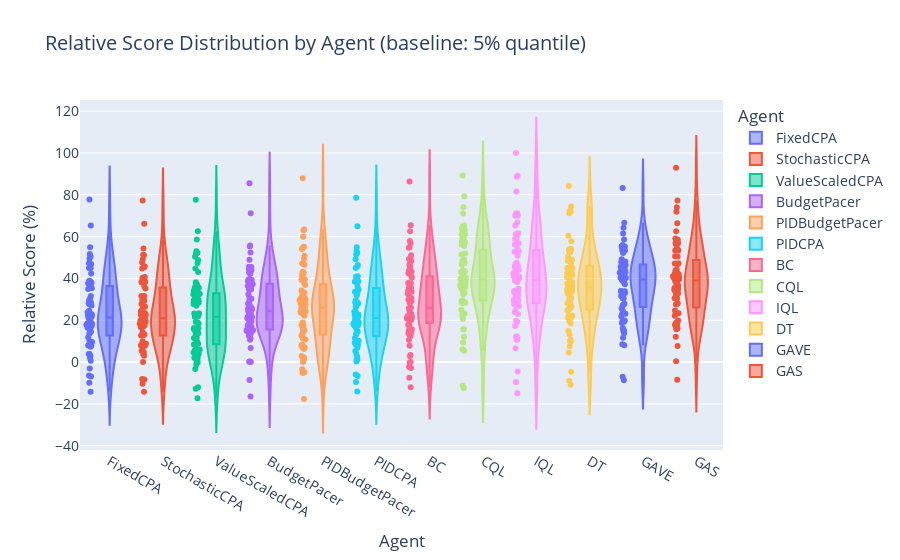
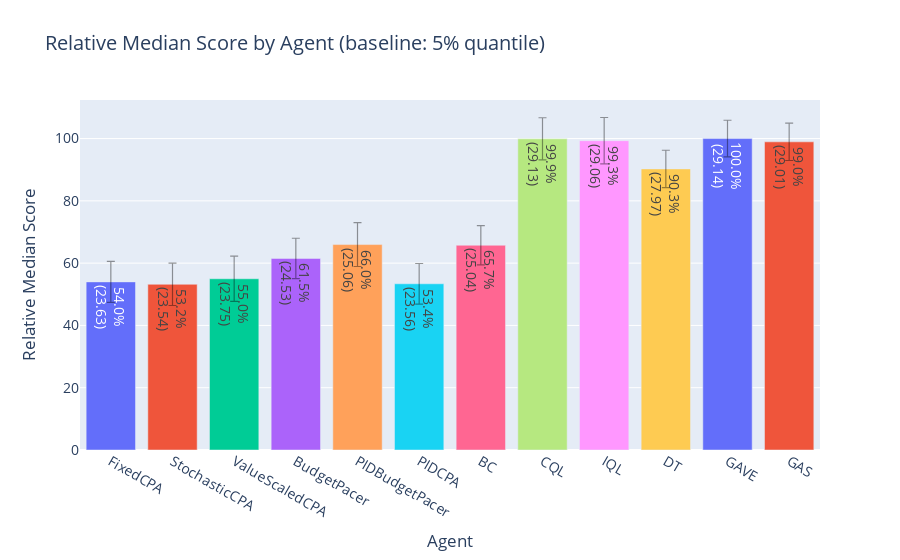

Notebook cell for these charts, in order:
### Markdown cell above
### Performance Benchmark

### Code cell
fig = plot_score_distribution_by_agent(
    df_best_per_rotation,
    agent_col="agent_name",
    score_col="mean_score",
    relative=True,
    quantile=0.05,
)
fig.show()

fig = plot_score_by_agent(
    df_best_per_rotation, 
    agent_col="agent_name",
    score_col="mean_score",
    statistic="median",
    relative=True, 
    quantile=0.05,
)
fig.show()

### Figure 1 — Plotly figure (JSON) as saved in the notebook; plotly's stock layout.template omitted (floating-point values rounded to 4 significant figures)
{"data": [{"alignmentgroup": "True", "box": {"visible": true}, "hovertemplate": "Agent=%{x}<br>Relative Score (%)=%{y}<extra></extra>", "legendgroup": "FixedCPA", "marker": {"color": "#636efa"}, "name": "FixedCPA", "offsetgroup": "FixedCPA", "orientation": "v", "points": "all", "scalegroup": "True", "showlegend": true, "type": "violin", "x": ["FixedCPA", "FixedCPA", "FixedCPA", "FixedCPA", "FixedCPA", "FixedCPA", "FixedCPA", "FixedCPA", "FixedCPA", "FixedCPA", "FixedCPA", "FixedCPA", "FixedCPA", "FixedCPA", "FixedCPA", "FixedCPA", "FixedCPA", "FixedCPA", "FixedCPA", "FixedCPA", "FixedCPA", "FixedCPA", "FixedCPA", "FixedCPA", "FixedCPA", "FixedCPA", "FixedCPA", "FixedCPA", "FixedCPA", "FixedCPA", "FixedCPA", "FixedCPA", "FixedCPA", "FixedCPA", "FixedCPA", "FixedCPA", "FixedCPA", "FixedCPA", "FixedCPA", "FixedCPA", "FixedCPA", "FixedCPA", "FixedCPA", "FixedCPA", "FixedCPA", "FixedCPA", "FixedCPA", "FixedCPA", "FixedCPA", "FixedCPA", "FixedCPA", "FixedCPA", "FixedCPA", "FixedCPA", "FixedCPA", "FixedCPA", "FixedCPA", "FixedCPA", "FixedCPA", "FixedCPA", "FixedCPA", "FixedCPA", "FixedCPA", "FixedCPA", "FixedCPA", "FixedCPA", "FixedCPA", "FixedCPA", "FixedCPA", "FixedCPA", "FixedCPA", "FixedCPA"], "x0": " ", "xaxis": "x", "y": [24.5, 22.93, 21.81, 38.88, 37.45, -6.928, 34.96, 37.57, -3.114, 21.19, 42.3, 8.116, 38.05, 38.59, 10.11, 18.97, 45.01, 7.94, 23.8, 1.919, 9.627, 47.29, 17.85, 77.73, 2.885, 3.822, 18.54, 45.01, 27.03, 49.42, 22.55, 7.323, 16.46, 65.37, 17.13, 46.85, 0.5975, 51.7, 17.1, -9.91, 27.52, 14.57, 3.879, 35.26, 30.47, -6.414, 17.19, 14.44, 7.905, 37.89, 31.59, -14.18, 28.44, 21.42, 54.91, 17.75, 13.56, 23.0, 7.925, 17.41, 38.52, 23.75, 18.62, 22.16, 11.91, 28.1, 50.54, 16.01, 29.63, 14.51, 18.93, 17.88], "y0": " ", "yaxis": "y"}, {"alignmentgroup": "True", "box": {"visible": true}, "hovertemplate": "Agent=%{x}<br>Relative Score (%)=%{y}<extra></extra>", "legendgroup": "StochasticCPA", "marker": {"color": "#EF553B"}, "name": "StochasticCPA", "offsetgroup": "StochasticCPA", "orientation": "v", "points": "all", "scalegroup": "True", "showlegend": true, "type": "violin", "x": ["StochasticCPA", "StochasticCPA", "StochasticCPA", "StochasticCPA", "StochasticCPA", "StochasticCPA", "StochasticCPA", "StochasticCPA", "StochasticCPA", "StochasticCPA", "StochasticCPA", "StochasticCPA", "StochasticCPA", "StochasticCPA", "StochasticCPA", "StochasticCPA", "StochasticCPA", "StochasticCPA", "StochasticCPA", "StochasticCPA", "StochasticCPA", "StochasticCPA", "StochasticCPA", "StochasticCPA", "StochasticCPA", "StochasticCPA", "StochasticCPA", "StochasticCPA", "StochasticCPA", "StochasticCPA", "StochasticCPA", "StochasticCPA", "StochasticCPA", "StochasticCPA", "StochasticCPA", "StochasticCPA", "StochasticCPA", "StochasticCPA", "StochasticCPA", "StochasticCPA", "StochasticCPA", "StochasticCPA", "StochasticCPA", "StochasticCPA", "StochasticCPA", "StochasticCPA", "StochasticCPA", "StochasticCPA", "StochasticCPA", "StochasticCPA", "StochasticCPA", "StochasticCPA", "StochasticCPA", "StochasticCPA", "StochasticCPA", "StochasticCPA", "StochasticCPA", "StochasticCPA", "StochasticCPA", "StochasticCPA", "StochasticCPA", "StochasticCPA", "StochasticCPA", "StochasticCPA", "StochasticCPA", "StochasticCPA", "StochasticCPA", "StochasticCPA", "StochasticCPA", "StochasticCPA", "StochasticCPA", "StochasticCPA"], "x0": " ", "xaxis": "x", "y": [25.23, 20.11, 21.87, 38.16, 38.69, -8.124, 35.22, 36.13, 0.002776, 19.29, 40.65, 9.92, 39.7, 38.59, 8.534, 20.13, 45.37, 7.913, 23.39, 3.613, 7.751, 49.08, 20.0, 77.31, 5.026, 5.369, 17.03, 45.67, 26.42, 51.06, 23.62, 7.642, 16.61, 66.19, 17.87, 44.72, 3.004, 51.27, 17.04, -10.32, 27.83, 13.14, 4.726, 29.46, 31.64, -8.307, 18.17, 12.79, 7.781, 40.36, 31.59, -14.15, 30.57, 22.64, 54.34, 17.59, 14.38, 24.23, 8.751, 20.08, 38.37, 22.52, 19.83, 23.4, 12.74, 27.66, 47.58, 12.95, 29.38, 13.41, 21.9, 18.28], "y0": " ", "yaxis": "y"}, {"alignmentgroup": "True", "box": {"visible": true}, "hovertemplate": "Agent=%{x}<br>Relative Score (%)=%{y}<extra></extra>", "legendgroup": "ValueScaledCPA", "marker": {"color": "#00cc96"}, "name": "ValueScaledCPA", "offsetgroup": "ValueScaledCPA", "orientation": "v", "points": "all", "scalegroup": "True", "showlegend": true, "type": "violin", "x": ["ValueScaledCPA", "ValueScaledCPA", "ValueScaledCPA", "ValueScaledCPA", "ValueScaledCPA", "ValueScaledCPA", "ValueScaledCPA", "ValueScaledCPA", "ValueScaledCPA", "ValueScaledCPA", "ValueScaledCPA", "ValueScaledCPA", "ValueScaledCPA", "ValueScaledCPA", "ValueScaledCPA", "ValueScaledCPA", "ValueScaledCPA", "ValueScaledCPA", "ValueScaledCPA", "ValueScaledCPA", "ValueScaledCPA", "ValueScaledCPA", "ValueScaledCPA", "ValueScaledCPA", "ValueScaledCPA", "ValueScaledCPA", "ValueScaledCPA", "ValueScaledCPA", "ValueScaledCPA", "ValueScaledCPA", "ValueScaledCPA", "ValueScaledCPA", "ValueScaledCPA", "ValueScaledCPA", "ValueScaledCPA", "ValueScaledCPA", "ValueScaledCPA", "ValueScaledCPA", "ValueScaledCPA", "ValueScaledCPA", "ValueScaledCPA", "ValueScaledCPA", "ValueScaledCPA", "ValueScaledCPA", "ValueScaledCPA", "ValueScaledCPA", "ValueScaledCPA", "ValueScaledCPA", "ValueScaledCPA", "ValueScaledCPA", "ValueScaledCPA", "ValueScaledCPA", "ValueScaledCPA", "ValueScaledCPA", "ValueScaledCPA", "ValueScaledCPA", "ValueScaledCPA", "ValueScaledCPA", "ValueScaledCPA", "ValueScaledCPA", "ValueScaledCPA", "ValueScaledCPA", "ValueScaledCPA", "ValueScaledCPA", "ValueScaledCPA", "ValueScaledCPA", "ValueScaledCPA", "ValueScaledCPA", "ValueScaledCPA", "ValueScaledCPA", "ValueScaledCPA", "ValueScaledCPA"], "x0": " ", "xaxis": "x", "y": [16.13, 32.44, 13.49, 30.58, 47.4, -0.1423, 38.13, 35.51, 5.556, -0.007982, 43.07, 8.766, 19.19, 36.74, 1.137, 21.64, 48.83, 5.967, 22.73, -1.15, 8.818, 37.13, 23.23, 77.56, 9.844, 2.154, 32.49, 51.8, 29.31, 58.57, 14.81, 2.023, 26.88, 50.39, 33.18, 44.8, -11.99, 62.59, 22.86, -12.74, 21.76, 29.64, 6.412, 34.1, 31.51, -3.274, 13.82, 27.96, 8.396, 52.34, 27.46, -17.24, 18.48, 27.76, 52.99, 3.779, 15.4, 28.44, 4.608, 16.28, 28.52, 11.02, 8.765, 35.83, 3.994, 11.77, 32.61, 15.85, 11.47, 1.827, 18.95, 23.38], "y0": " ", "yaxis": "y"}, {"alignmentgroup": "True", "box": {"visible": true}, "hovertemplate": "Agent=%{x}<br>Relative Score (%)=%{y}<extra></extra>", "legendgroup": "BudgetPacer", "marker": {"color": "#ab63fa"}, "name": "BudgetPacer", "offsetgroup": "BudgetPacer", "orientation": "v", "points": "all", "scalegroup": "True", "showlegend": true, "type": "violin", "x": ["BudgetPacer", "BudgetPacer", "BudgetPacer", "BudgetPacer", "BudgetPacer", "BudgetPacer", "BudgetPacer", "BudgetPacer", "BudgetPacer", "BudgetPacer", "BudgetPacer", "BudgetPacer", "BudgetPacer", "BudgetPacer", "BudgetPacer", "BudgetPacer", "BudgetPacer", "BudgetPacer", "BudgetPacer", "BudgetPacer", "BudgetPacer", "BudgetPacer", "BudgetPacer", "BudgetPacer", "BudgetPacer", "BudgetPacer", "BudgetPacer", "BudgetPacer", "BudgetPacer", "BudgetPacer", "BudgetPacer", "BudgetPacer", "BudgetPacer", "BudgetPacer", "BudgetPacer", "BudgetPacer", "BudgetPacer", "BudgetPacer", "BudgetPacer", "BudgetPacer", "BudgetPacer", "BudgetPacer", "BudgetPacer", "BudgetPacer", "BudgetPacer", "BudgetPacer", "BudgetPacer", "BudgetPacer", "BudgetPacer", "BudgetPacer", "BudgetPacer", "BudgetPacer", "BudgetPacer", "BudgetPacer", "BudgetPacer", "BudgetPacer", "BudgetPacer", "BudgetPacer", "BudgetPacer", "BudgetPacer", "BudgetPacer", "BudgetPacer", "BudgetPacer", "BudgetPacer", "BudgetPacer", "BudgetPacer", "BudgetPacer", "BudgetPacer", "BudgetPacer", "BudgetPacer", "BudgetPacer", "BudgetPacer"], "x0": " ", "xaxis": "x", "y": [17.55, 39.72, 15.17, 25.28, 16.99, 0.0, 27.47, 21.66, 10.63, 16.25, 14.91, 14.97, 30.29, 45.54, 14.41, 19.45, 21.17, 11.31, 36.55, 12.63, 19.88, 39.5, 30.75, 85.55, 12.6, 6.679, 24.42, 44.77, 55.78, 71.14, 29.18, 22.81, 34.82, 48.92, 42.28, 55.22, 0.2524, 37.23, 34.75, -8.62, 17.61, 35.48, 15.86, 15.34, 43.96, 0.1138, 18.2, 27.88, 14.84, 24.56, 20.93, -16.48, 20.95, 24.13, 52.39, 13.46, 27.03, 44.21, 22.89, 37.69, 25.86, 42.78, 16.89, 38.64, 15.35, 35.62, 39.22, 25.43, 21.67, 19.1, 32.41, 45.43], "y0": " ", "yaxis": "y"}, {"alignmentgroup": "True", "box": {"visible": true}, "hovertemplate": "Agent=%{x}<br>Relative Score (%)=%{y}<extra></extra>", "legendgroup": "PIDBudgetPacer", "marker": {"color": "#FFA15A"}, "name": "PIDBudgetPacer", "offsetgroup": "PIDBudgetPacer", "orientation": "v", "points": "all", "scalegroup": "True", "showlegend": true, "type": "violin", "x": ["PIDBudgetPacer", "PIDBudgetPacer", "PIDBudgetPacer", "PIDBudgetPacer", "PIDBudgetPacer", "PIDBudgetPacer", "PIDBudgetPacer", "PIDBudgetPacer", "PIDBudgetPacer", "PIDBudgetPacer", "PIDBudgetPacer", "PIDBudgetPacer", "PIDBudgetPacer", "PIDBudgetPacer", "PIDBudgetPacer", "PIDBudgetPacer", "PIDBudgetPacer", "PIDBudgetPacer", "PIDBudgetPacer", "PIDBudgetPacer", "PIDBudgetPacer", "PIDBudgetPacer", "PIDBudgetPacer", "PIDBudgetPacer", "PIDBudgetPacer", "PIDBudgetPacer", "PIDBudgetPacer", "PIDBudgetPacer", "PIDBudgetPacer", "PIDBudgetPacer", "PIDBudgetPacer", "PIDBudgetPacer", "PIDBudgetPacer", "PIDBudgetPacer", "PIDBudgetPacer", "PIDBudgetPacer", "PIDBudgetPacer", "PIDBudgetPacer", "PIDBudgetPacer", "PIDBudgetPacer", "PIDBudgetPacer", "PIDBudgetPacer", "PIDBudgetPacer", "PIDBudgetPacer", "PIDBudgetPacer", "PIDBudgetPacer", "PIDBudgetPacer", "PIDBudgetPacer", "PIDBudgetPacer", "PIDBudgetPacer", "PIDBudgetPacer", "PIDBudgetPacer", "PIDBudgetPacer", "PIDBudgetPacer", "PIDBudgetPacer", "PIDBudgetPacer", "PIDBudgetPacer", "PIDBudgetPacer", "PIDBudgetPacer", "PIDBudgetPacer", "PIDBudgetPacer", "PIDBudgetPacer", "PIDBudgetPacer", "PIDBudgetPacer", "PIDBudgetPacer", "PIDBudgetPacer", "PIDBudgetPacer", "PIDBudgetPacer", "PIDBudgetPacer", "PIDBudgetPacer", "PIDBudgetPacer", "PIDBudgetPacer"], "x0": " ", "xaxis": "x", "y": [1.317, 41.68, 24.3, 34.2, 49.32, 2.908, 32.18, 30.3, 2.173, 8.368, 47.16, 17.59, 29.89, 37.68, 6.281, 25.72, 54.05, 17.85, 26.64, 7.099, 12.73, 42.39, 31.86, 87.86, 2.259, 1.509, 29.54, 46.57, 55.15, 63.39, 16.09, 6.835, 27.78, 54.63, 39.67, 43.18, -0.00926, 63.02, 29.25, -4.838, 30.62, 24.47, 7.823, 30.81, 42.84, -3.434, 27.8, 29.78, 13.69, 50.83, 39.34, -17.59, 23.46, 33.25, 59.98, 10.85, 16.14, 36.9, 11.36, 23.75, 25.78, 18.89, 15.05, 28.03, 14.99, 24.02, 26.29, 23.94, 22.21, -5.204, 27.85, 23.17], "y0": " ", "yaxis": "y"}, {"alignmentgroup": "True", "box": {"visible": true}, "hovertemplate": "Agent=%{x}<br>Relative Score (%)=%{y}<extra></extra>", "legendgroup": "PIDCPA", "marker": {"color": "#19d3f3"}, "name": "PIDCPA", "offsetgroup": "PIDCPA", "orientation": "v", "points": "all", "scalegroup": "True", "showlegend": true, "type": "violin", "x": ["PIDCPA", "PIDCPA", "PIDCPA", "PIDCPA", "PIDCPA", "PIDCPA", "PIDCPA", "PIDCPA", "PIDCPA", "PIDCPA", "PIDCPA", "PIDCPA", "PIDCPA", "PIDCPA", "PIDCPA", "PIDCPA", "PIDCPA", "PIDCPA", "PIDCPA", "PIDCPA", "PIDCPA", "PIDCPA", "PIDCPA", "PIDCPA", "PIDCPA", "PIDCPA", "PIDCPA", "PIDCPA", "PIDCPA", "PIDCPA", "PIDCPA", "PIDCPA", "PIDCPA", "PIDCPA", "PIDCPA", "PIDCPA", "PIDCPA", "PIDCPA", "PIDCPA", "PIDCPA", "PIDCPA", "PIDCPA", "PIDCPA", "PIDCPA", "PIDCPA", "PIDCPA", "PIDCPA", "PIDCPA", "PIDCPA", "PIDCPA", "PIDCPA", "PIDCPA", "PIDCPA", "PIDCPA", "PIDCPA", "PIDCPA", "PIDCPA", "PIDCPA", "PIDCPA", "PIDCPA", "PIDCPA", "PIDCPA", "PIDCPA", "PIDCPA", "PIDCPA", "PIDCPA", "PIDCPA", "PIDCPA", "PIDCPA", "PIDCPA", "PIDCPA", "PIDCPA"], "x0": " ", "xaxis": "x", "y": [24.12, 21.54, 22.5, 38.52, 39.83, -5.947, 34.73, 36.13, 0.2581, 22.53, 41.06, 8.114, 38.46, 38.59, 10.19, 19.26, 45.86, 9.142, 23.8, 1.416, 9.927, 49.22, 17.57, 78.55, 4.032, 5.248, 19.37, 46.41, 28.53, 53.16, 22.99, 6.697, 17.4, 64.96, 17.41, 45.04, 1.324, 52.29, 17.34, -9.489, 28.52, 16.35, 2.639, 33.69, 33.29, -6.659, 18.57, 14.27, 8.174, 38.59, 32.0, -14.09, 28.55, 20.14, 54.91, 17.98, 13.24, 22.73, 10.4, 18.24, 40.82, 26.25, 20.59, 21.87, 11.5, 27.84, 51.36, 15.06, 29.61, 14.53, 18.93, 17.88], "y0": " ", "yaxis": "y"}, {"alignmentgroup": "True", "box": {"visible": true}, "hovertemplate": "Agent=%{x}<br>Relative Score (%)=%{y}<extra></extra>", "legendgroup": "BC", "marker": {"color": "#FF6692"}, "name": "BC", "offsetgroup": "BC", "orientation": "v", "points": "all", "scalegroup": "True", "showlegend": true, "type": "violin", "x": ["BC", "BC", "BC", "BC", "BC", "BC", "BC", "BC", "BC", "BC", "BC", "BC", "BC", "BC", "BC", "BC", "BC", "BC", "BC", "BC", "BC", "BC", "BC", "BC", "BC", "BC", "BC", "BC", "BC", "BC", "BC", "BC", "BC", "BC", "BC", "BC", "BC", "BC", "BC", "BC", "BC", "BC", "BC", "BC", "BC", "BC", "BC", "BC", "BC", "BC", "BC", "BC", "BC", "BC", "BC", "BC", "BC", "BC", "BC", "BC", "BC", "BC", "BC", "BC", "BC", "BC", "BC", "BC", "BC", "BC", "BC", "BC"], "x0": " ", "xaxis": "x", "y": [21.8, 32.7, 33.62, 49.24, 42.49, -0.2011, 45.7, 33.16, 21.47, 19.55, 36.87, 23.64, 54.88, 56.88, 34.19, 35.59, 41.7, 26.12, 33.85, 10.53, 20.16, 54.68, 37.79, 86.36, 2.771, 0.04222, 21.16, 62.58, 48.27, 65.48, 12.81, 7.81, 22.03, 57.95, 40.35, 51.05, 21.09, 49.39, 46.65, -12.08, 28.08, 20.88, 19.87, 35.76, 43.34, -2.325, 22.9, 20.87, 25.78, 30.69, 31.94, -7.465, 20.88, 15.22, 29.79, 21.36, 20.53, 15.61, 30.9, 3.389, 17.74, 43.53, 44.61, 12.34, 24.57, 14.0, 13.65, 21.07, 29.11, -2.876, 37.69, 17.44], "y0": " ", "yaxis": "y"}, {"alignmentgroup": "True", "box": {"visible": true}, "hovertemplate": "Agent=%{x}<br>Relative Score (%)=%{y}<extra></extra>", "legendgroup": "CQL", "marker": {"color": "#B6E880"}, "name": "CQL", "offsetgroup": "CQL", "orientation": "v", "points": "all", "scalegroup": "True", "showlegend": true, "type": "violin", "x": ["CQL", "CQL", "CQL", "CQL", "CQL", "CQL", "CQL", "CQL", "CQL", "CQL", "CQL", "CQL", "CQL", "CQL", "CQL", "CQL", "CQL", "CQL", "CQL", "CQL", "CQL", "CQL", "CQL", "CQL", "CQL", "CQL", "CQL", "CQL", "CQL", "CQL", "CQL", "CQL", "CQL", "CQL", "CQL", "CQL", "CQL", "CQL", "CQL", "CQL", "CQL", "CQL", "CQL", "CQL", "CQL", "CQL", "CQL", "CQL", "CQL", "CQL", "CQL", "CQL", "CQL", "CQL", "CQL", "CQL", "CQL", "CQL", "CQL", "CQL", "CQL", "CQL", "CQL", "CQL", "CQL", "CQL", "CQL", "CQL", "CQL", "CQL", "CQL", "CQL"], "x0": " ", "xaxis": "x", "y": [55.5, 56.18, 42.8, 60.05, 65.3, 5.408, 61.28, 39.78, 42.92, 39.28, 51.89, 28.65, 61.05, 51.39, 38.91, 47.26, 63.73, 34.23, 46.65, 25.01, 35.28, 71.09, 57.72, 89.16, 23.19, 12.07, 32.48, 64.83, 49.05, 79.26, 36.45, 22.27, 29.61, 74.16, 58.99, 63.27, 6.098, 63.32, 43.33, -11.31, 40.53, 48.24, 20.59, 39.62, 57.77, 15.74, 40.93, 37.08, 15.62, 36.01, 40.83, -12.43, 39.2, 38.03, 57.32, 33.14, 36.39, 48.7, 35.85, 28.19, 39.64, 44.05, 35.25, 23.24, 29.26, 28.36, 33.24, 36.4, 35.54, 9.405, 39.59, 23.27], "y0": " ", "yaxis": "y"}, {"alignmentgroup": "True", "box": {"visible": true}, "hovertemplate": "Agent=%{x}<br>Relative Score (%)=%{y}<extra></extra>", "legendgroup": "IQL", "marker": {"color": "#FF97FF"}, "name": "IQL", "offsetgroup": "IQL", "orientation": "v", "points": "all", "scalegroup": "True", "showlegend": true, "type": "violin", "x": ["IQL", "IQL", "IQL", "IQL", "IQL", "IQL", "IQL", "IQL", "IQL", "IQL", "IQL", "IQL", "IQL", "IQL", "IQL", "IQL", "IQL", "IQL", "IQL", "IQL", "IQL", "IQL", "IQL", "IQL", "IQL", "IQL", "IQL", "IQL", "IQL", "IQL", "IQL", "IQL", "IQL", "IQL", "IQL", "IQL", "IQL", "IQL", "IQL", "IQL", "IQL", "IQL", "IQL", "IQL", "IQL", "IQL", "IQL", "IQL", "IQL", "IQL", "IQL", "IQL", "IQL", "IQL", "IQL", "IQL", "IQL", "IQL", "IQL", "IQL", "IQL", "IQL", "IQL", "IQL", "IQL", "IQL", "IQL", "IQL", "IQL", "IQL", "IQL", "IQL"], "x0": " ", "xaxis": "x", "y": [52.78, 69.94, 35.04, 56.85, 60.3, 6.61, 61.07, 39.55, 29.54, 33.83, 58.9, 31.85, 65.27, 61.64, 39.06, 40.9, 70.0, 29.63, 31.84, 12.07, 38.27, 71.03, 50.83, 100.0, 19.16, 11.24, 19.75, 71.06, 66.69, 89.11, 29.34, 27.82, 28.35, 81.52, 52.89, 88.57, 12.29, 47.54, 44.03, -14.88, 44.2, 31.37, 10.71, 34.15, 46.6, -4.51, 33.34, 24.39, 10.78, 44.61, 29.64, -9.568, 33.07, 23.79, 58.91, 40.26, 41.92, 42.4, 26.81, 27.02, 54.07, 56.27, 45.59, 28.55, 38.9, 30.38, 39.34, 45.8, 42.07, 17.2, 40.9, 22.94], "y0": " ", "yaxis": "y"}, {"alignmentgroup": "True", "box": {"visible": true}, "hovertemplate": "Agent=%{x}<br>Relative Score (%)=%{y}<extra></extra>", "legendgroup": "DT", "marker": {"color": "#FECB52"}, "name": "DT", "offsetgroup": "DT", "orientation": "v", "points": "all", "scalegroup": "True", "showlegend": true, "type": "violin", "x": ["DT", "DT", "DT", "DT", "DT", "DT", "DT", "DT", "DT", "DT", "DT", "DT", "DT", "DT", "DT", "DT", "DT", "DT", "DT", "DT", "DT", "DT", "DT", "DT", "DT", "DT", "DT", "DT", "DT", "DT", "DT", "DT", "DT", "DT", "DT", "DT", "DT", "DT", "DT", "DT", "DT", "DT", "DT", "DT", "DT", "DT", "DT", "DT", "DT", "DT", "DT", "DT", "DT", "DT", "DT", "DT", "DT", "DT", "DT", "DT", "DT", "DT", "DT", "DT", "DT", "DT", "DT", "DT", "DT", "DT", "DT", "DT"], "x0": " ", "xaxis": "x", "y": [32.57, 48.95, 34.46, 54.14, 43.58, 22.02, 57.78, 42.56, 30.13, 26.67, 53.46, 31.41, 50.39, 44.0, 40.55, 34.56, 45.0, 35.54, 42.48, 9.945, 25.29, 72.13, 42.42, 84.21, 14.82, -8.897, 25.89, 72.17, 52.99, 71.17, 33.68, 4.568, 36.53, 74.4, 52.25, 53.94, 13.16, 71.9, 18.43, -10.89, 40.3, 37.54, 19.66, 45.02, 41.35, 7.616, 36.55, 34.9, 22.29, 60.45, 27.55, -4.575, 30.57, 42.56, 53.79, 35.25, 40.58, 47.04, 28.39, 9.858, 38.38, 38.54, 27.72, 22.36, 21.26, 28.12, 24.74, 33.36, 48.42, 10.69, 35.7, 21.31], "y0": " ", "yaxis": "y"}, {"alignmentgroup": "True", "box": {"visible": true}, "hovertemplate": "Agent=%{x}<br>Relative Score (%)=%{y}<extra></extra>", "legendgroup": "GAVE", "marker": {"color": "#636efa"}, "name": "GAVE", "offsetgroup": "GAVE", "orientation": "v", "points": "all", "scalegroup": "True", "showlegend": true, "type": "violin", "x": ["GAVE", "GAVE", "GAVE", "GAVE", "GAVE", "GAVE", "GAVE", "GAVE", "GAVE", "GAVE", "GAVE", "GAVE", "GAVE", "GAVE", "GAVE", "GAVE", "GAVE", "GAVE", "GAVE", "GAVE", "GAVE", "GAVE", "GAVE", "GAVE", "GAVE", "GAVE", "GAVE", "GAVE", "GAVE", "GAVE", "GAVE", "GAVE", "GAVE", "GAVE", "GAVE", "GAVE", "GAVE", "GAVE", "GAVE", "GAVE", "GAVE", "GAVE", "GAVE", "GAVE", "GAVE", "GAVE", "GAVE", "GAVE", "GAVE", "GAVE", "GAVE", "GAVE", "GAVE", "GAVE", "GAVE", "GAVE", "GAVE", "GAVE", "GAVE", "GAVE", "GAVE", "GAVE", "GAVE", "GAVE", "GAVE", "GAVE", "GAVE", "GAVE", "GAVE", "GAVE", "GAVE", "GAVE"], "x0": " ", "xaxis": "x", "y": [40.35, 52.12, 37.28, 53.34, 46.83, 13.79, 53.38, 43.3, 27.11, 33.88, 45.38, 34.02, 49.2, 55.25, 42.71, 38.11, 44.66, 30.43, 41.56, 11.61, 18.71, 64.28, 48.13, 83.27, 16.29, 8.558, 27.39, 53.04, 58.57, 66.57, 23.13, 14.89, 31.58, 55.43, 54.7, 61.51, 19.88, 55.25, 45.6, -8.684, 38.89, 41.24, 22.85, 42.95, 47.9, 8.054, 39.38, 33.81, 19.28, 33.11, 33.09, -7.051, 25.61, 43.7, 55.95, 24.48, 39.55, 40.37, 32.22, 33.38, 40.3, 45.35, 40.24, 19.84, 21.79, 27.91, 42.98, 30.55, 46.48, 15.14, 42.83, 31.74], "y0": " ", "yaxis": "y"}, {"alignmentgroup": "True", "box": {"visible": true}, "hovertemplate": "Agent=%{x}<br>Relative Score (%)=%{y}<extra></extra>", "legendgroup": "GAS", "marker": {"color": "#EF553B"}, "name": "GAS", "offsetgroup": "GAS", "orientation": "v", "points": "all", "scalegroup": "True", "showlegend": true, "type": "violin", "x": ["GAS", "GAS", "GAS", "GAS", "GAS", "GAS", "GAS", "GAS", "GAS", "GAS", "GAS", "GAS", "GAS", "GAS", "GAS", "GAS", "GAS", "GAS", "GAS", "GAS", "GAS", "GAS", "GAS", "GAS", "GAS", "GAS", "GAS", "GAS", "GAS", "GAS", "GAS", "GAS", "GAS", "GAS", "GAS", "GAS", "GAS", "GAS", "GAS", "GAS", "GAS", "GAS", "GAS", "GAS", "GAS", "GAS", "GAS", "GAS", "GAS", "GAS", "GAS", "GAS", "GAS", "GAS", "GAS", "GAS", "GAS", "GAS", "GAS", "GAS", "GAS", "GAS", "GAS", "GAS", "GAS", "GAS", "GAS", "GAS", "GAS", "GAS", "GAS", "GAS"], "x0": " ", "xaxis": "x", "y": [37.92, 50.61, 39.24, 56.94, 57.44, 16.84, 56.47, 39.46, 24.67, 23.02, 53.52, 33.45, 56.79, 37.52, 30.44, 32.14, 54.45, 34.81, 36.49, 19.88, 23.63, 74.03, 43.94, 92.95, 16.12, 7.692, 39.66, 66.38, 62.55, 77.28, 34.11, 16.01, 38.87, 71.84, 50.44, 59.14, 17.83, 58.5, 41.04, -8.473, 42.41, 40.33, 18.75, 40.67, 47.25, 12.07, 44.15, 41.72, 15.75, 53.39, 30.45, 0.4442, 47.1, 35.44, 42.34, 23.32, 30.51, 40.39, 28.12, 22.14, 41.97, 40.21, 34.47, 18.27, 27.48, 41.82, 27.82, 31.68, 53.31, 16.15, 46.78, 32.93], "y0": " ", "yaxis": "y"}], "layout": {"font": {"size": 14}, "legend": {"title": {"text": "Agent"}, "tracegroupgap": 0}, "title": {"text": "Relative Score Distribution by Agent (baseline: 5% quantile)"}, "violinmode": "overlay", "xaxis": {"anchor": "y", "categoryarray": ["FixedCPA", "StochasticCPA", "ValueScaledCPA", "BudgetPacer", "PIDBudgetPacer", "PIDCPA", "BC", "CQL", "IQL", "DT", "GAVE", "GAS"], "categoryorder": "array", "domain": [0, 1], "title": {"text": "Agent"}}, "yaxis": {"anchor": "x", "domain": [0, 1], "title": {"text": "Relative Score (%)"}}}}

### Figure 2 — Plotly figure (JSON) as saved in the notebook; plotly's stock layout.template omitted (floating-point values rounded to 4 significant figures)
{"data": [{"error_y": {"array": [6.584], "color": "rgba(0,0,0,0.4)", "thickness": 1.2, "width": 4}, "hovertemplate": "Agent=%{x}<br>Relative Median Score=%{y}<br>text=%{text}<extra></extra>", "legendgroup": "FixedCPA", "marker": {"color": "#636efa", "pattern": {"shape": ""}}, "name": "FixedCPA", "orientation": "v", "showlegend": true, "text": ["54.0%<br>(23.63)"], "textposition": "auto", "type": "bar", "x": ["FixedCPA"], "xaxis": "x", "y": [53.98], "yaxis": "y"}, {"error_y": {"array": [6.808], "color": "rgba(0,0,0,0.4)", "thickness": 1.2, "width": 4}, "hovertemplate": "Agent=%{x}<br>Relative Median Score=%{y}<br>text=%{text}<extra></extra>", "legendgroup": "StochasticCPA", "marker": {"color": "#EF553B", "pattern": {"shape": ""}}, "name": "StochasticCPA", "orientation": "v", "showlegend": true, "text": ["53.2%<br>(23.54)"], "textposition": "auto", "type": "bar", "x": ["StochasticCPA"], "xaxis": "x", "y": [53.21], "yaxis": "y"}, {"error_y": {"array": [7.236], "color": "rgba(0,0,0,0.4)", "thickness": 1.2, "width": 4}, "hovertemplate": "Agent=%{x}<br>Relative Median Score=%{y}<br>text=%{text}<extra></extra>", "legendgroup": "ValueScaledCPA", "marker": {"color": "#00cc96", "pattern": {"shape": ""}}, "name": "ValueScaledCPA", "orientation": "v", "showlegend": true, "text": ["55.0%<br>(23.75)"], "textposition": "auto", "type": "bar", "x": ["ValueScaledCPA"], "xaxis": "x", "y": [54.99], "yaxis": "y"}, {"error_y": {"array": [6.485], "color": "rgba(0,0,0,0.4)", "thickness": 1.2, "width": 4}, "hovertemplate": "Agent=%{x}<br>Relative Median Score=%{y}<br>text=%{text}<extra></extra>", "legendgroup": "BudgetPacer", "marker": {"color": "#ab63fa", "pattern": {"shape": ""}}, "name": "BudgetPacer", "orientation": "v", "showlegend": true, "text": ["61.5%<br>(24.53)"], "textposition": "auto", "type": "bar", "x": ["BudgetPacer"], "xaxis": "x", "y": [61.51], "yaxis": "y"}, {"error_y": {"array": [7.046], "color": "rgba(0,0,0,0.4)", "thickness": 1.2, "width": 4}, "hovertemplate": "Agent=%{x}<br>Relative Median Score=%{y}<br>text=%{text}<extra></extra>", "legendgroup": "PIDBudgetPacer", "marker": {"color": "#FFA15A", "pattern": {"shape": ""}}, "name": "PIDBudgetPacer", "orientation": "v", "showlegend": true, "text": ["66.0%<br>(25.06)"], "textposition": "auto", "type": "bar", "x": ["PIDBudgetPacer"], "xaxis": "x", "y": [65.96], "yaxis": "y"}, {"error_y": {"array": [6.522], "color": "rgba(0,0,0,0.4)", "thickness": 1.2, "width": 4}, "hovertemplate": "Agent=%{x}<br>Relative Median Score=%{y}<br>text=%{text}<extra></extra>", "legendgroup": "PIDCPA", "marker": {"color": "#19d3f3", "pattern": {"shape": ""}}, "name": "PIDCPA", "orientation": "v", "showlegend": true, "text": ["53.4%<br>(23.56)"], "textposition": "auto", "type": "bar", "x": ["PIDCPA"], "xaxis": "x", "y": [53.37], "yaxis": "y"}, {"error_y": {"array": [6.311], "color": "rgba(0,0,0,0.4)", "thickness": 1.2, "width": 4}, "hovertemplate": "Agent=%{x}<br>Relative Median Score=%{y}<br>text=%{text}<extra></extra>", "legendgroup": "BC", "marker": {"color": "#FF6692", "pattern": {"shape": ""}}, "name": "BC", "orientation": "v", "showlegend": true, "text": ["65.7%<br>(25.04)"], "textposition": "auto", "type": "bar", "x": ["BC"], "xaxis": "x", "y": [65.74], "yaxis": "y"}, {"error_y": {"array": [6.759], "color": "rgba(0,0,0,0.4)", "thickness": 1.2, "width": 4}, "hovertemplate": "Agent=%{x}<br>Relative Median Score=%{y}<br>text=%{text}<extra></extra>", "legendgroup": "CQL", "marker": {"color": "#B6E880", "pattern": {"shape": ""}}, "name": "CQL", "orientation": "v", "showlegend": true, "text": ["99.9%<br>(29.13)"], "textposition": "auto", "type": "bar", "x": ["CQL"], "xaxis": "x", "y": [99.92], "yaxis": "y"}, {"error_y": {"array": [7.444], "color": "rgba(0,0,0,0.4)", "thickness": 1.2, "width": 4}, "hovertemplate": "Agent=%{x}<br>Relative Median Score=%{y}<br>text=%{text}<extra></extra>", "legendgroup": "IQL", "marker": {"color": "#FF97FF", "pattern": {"shape": ""}}, "name": "IQL", "orientation": "v", "showlegend": true, "text": ["99.3%<br>(29.06)"], "textposition": "auto", "type": "bar", "x": ["IQL"], "xaxis": "x", "y": [99.32], "yaxis": "y"}, {"error_y": {"array": [5.986], "color": "rgba(0,0,0,0.4)", "thickness": 1.2, "width": 4}, "hovertemplate": "Agent=%{x}<br>Relative Median Score=%{y}<br>text=%{text}<extra></extra>", "legendgroup": "DT", "marker": {"color": "#FECB52", "pattern": {"shape": ""}}, "name": "DT", "orientation": "v", "showlegend": true, "text": ["90.3%<br>(27.97)"], "textposition": "auto", "type": "bar", "x": ["DT"], "xaxis": "x", "y": [90.26], "yaxis": "y"}, {"error_y": {"array": [5.877], "color": "rgba(0,0,0,0.4)", "thickness": 1.2, "width": 4}, "hovertemplate": "Agent=%{x}<br>Relative Median Score=%{y}<br>text=%{text}<extra></extra>", "legendgroup": "GAVE", "marker": {"color": "#636efa", "pattern": {"shape": ""}}, "name": "GAVE", "orientation": "v", "showlegend": true, "text": ["100.0%<br>(29.14)"], "textposition": "auto", "type": "bar", "x": ["GAVE"], "xaxis": "x", "y": [100.0], "yaxis": "y"}, {"error_y": {"array": [5.998], "color": "rgba(0,0,0,0.4)", "thickness": 1.2, "width": 4}, "hovertemplate": "Agent=%{x}<br>Relative Median Score=%{y}<br>text=%{text}<extra></extra>", "legendgroup": "GAS", "marker": {"color": "#EF553B", "pattern": {"shape": ""}}, "name": "GAS", "orientation": "v", "showlegend": true, "text": ["99.0%<br>(29.01)"], "textposition": "auto", "type": "bar", "x": ["GAS"], "xaxis": "x", "y": [98.95], "yaxis": "y"}], "layout": {"barmode": "relative", "font": {"size": 14}, "legend": {"title": {"text": "Agent"}, "tracegroupgap": 0}, "showlegend": false, "title": {"text": "Relative Median Score by Agent (baseline: 5% quantile)"}, "xaxis": {"anchor": "y", "categoryarray": ["FixedCPA", "StochasticCPA", "ValueScaledCPA", "BudgetPacer", "PIDBudgetPacer", "PIDCPA", "BC", "CQL", "IQL", "DT", "GAVE", "GAS"], "categoryorder": "array", "domain": [0, 1], "title": {"text": "Agent"}}, "yaxis": {"anchor": "x", "domain": [0, 1], "title": {"text": "Relative Median Score"}}}}
